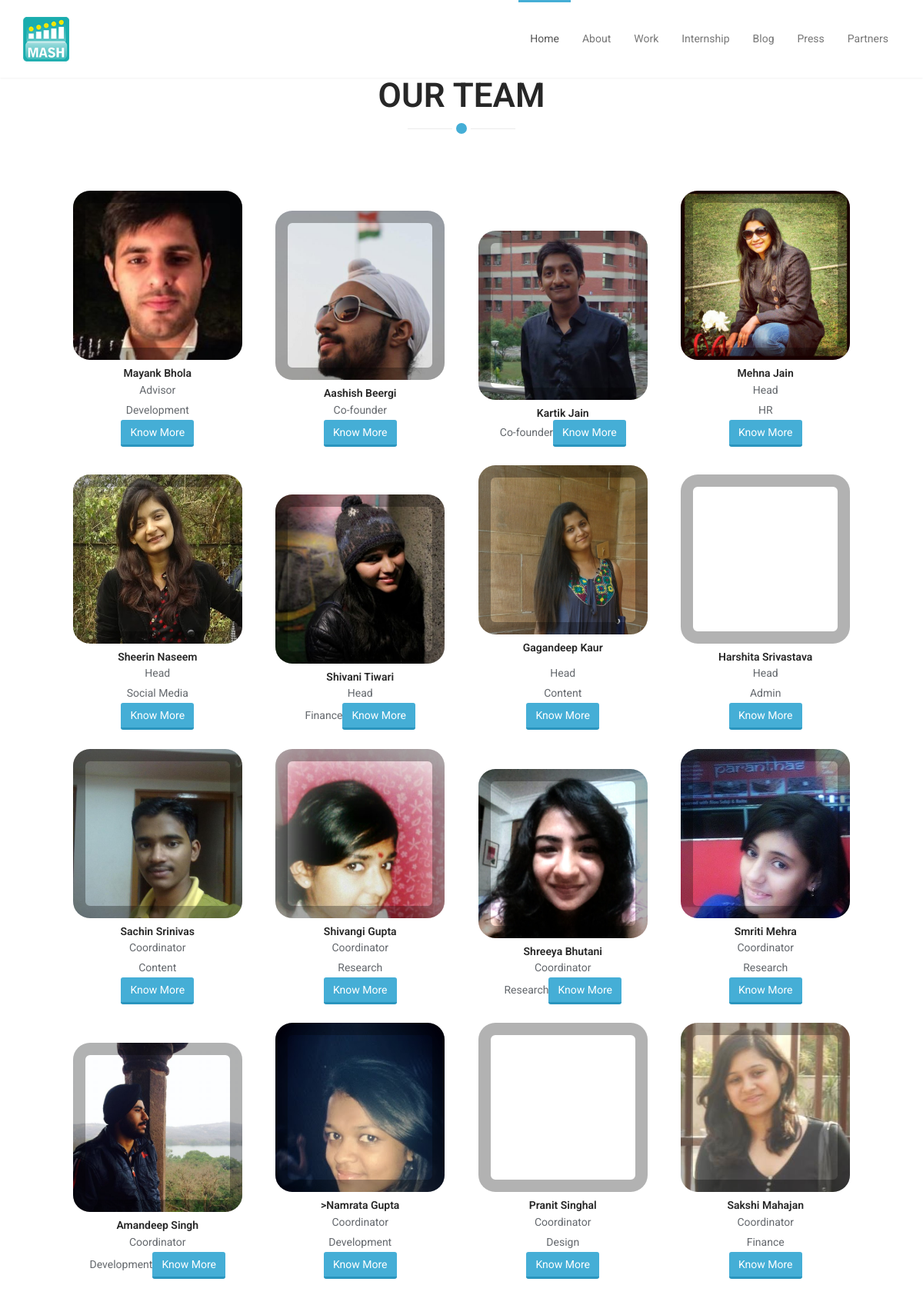
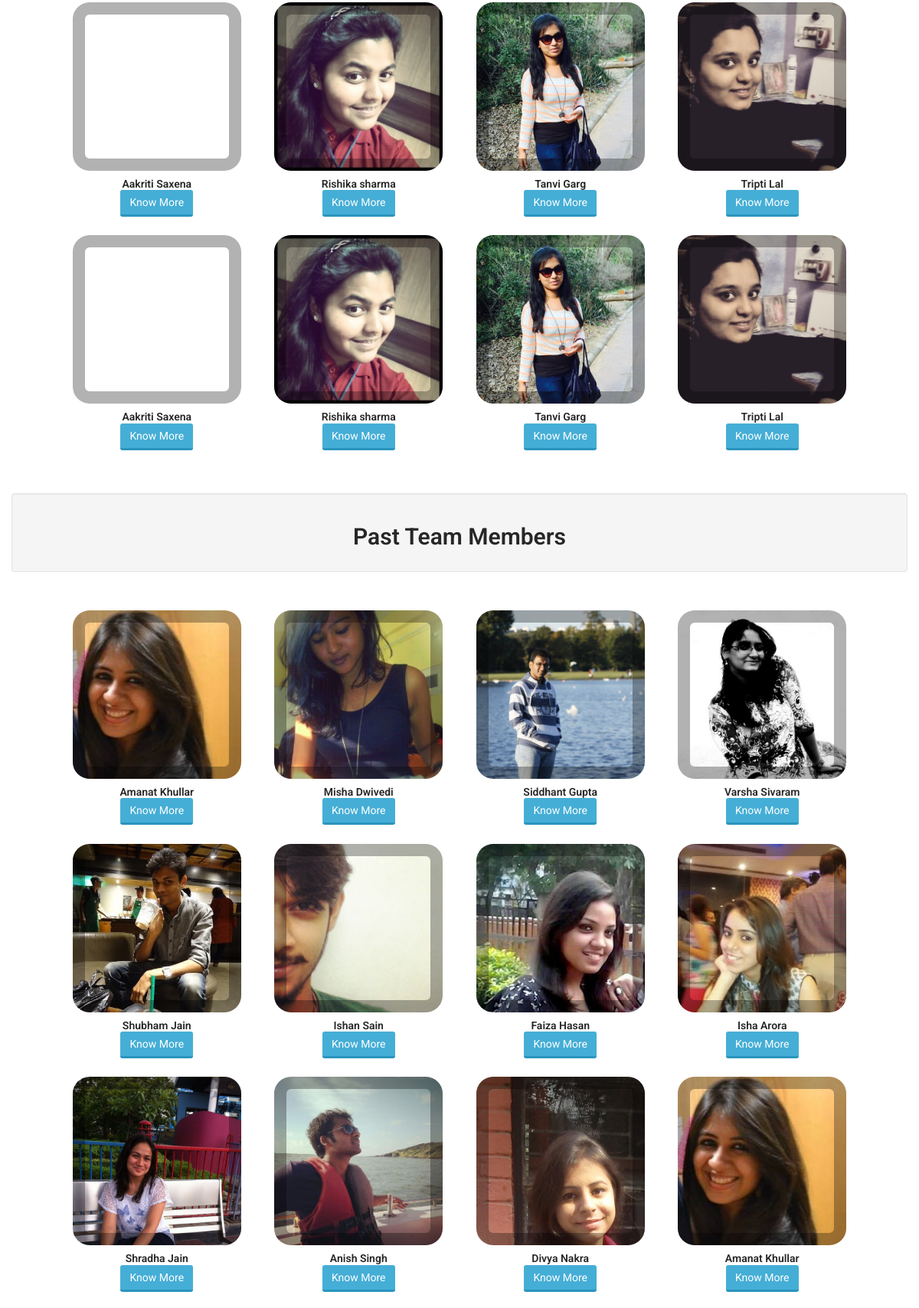
Page /pages/team/team (upper part) on the committed database (2 pictures, top to bottom).
### tables this page shows
CREATE TABLE IF NOT EXISTS `team` (
`team_id` int(1) NOT NULL,
  `team_thumb` varchar(50) DEFAULT NULL,
  `team_name` varchar(50) NOT NULL,
  `team_designation` varchar(50) DEFAULT NULL,
  `team_status` varchar(100) NOT NULL,
  `team_desc` text,
  `team_link` varchar(150) DEFAULT NULL,
  `team_doj` date DEFAULT NULL,
  `team_doc` date DEFAULT NULL,
  `team_css` varchar(200) NOT NULL,
  `team_br` tinyint(1) NOT NULL DEFAULT '0'
);

### application/controllers/pages.php (called while the page is built, shortened)
<?php
class Pages extends CI_Controller {
	function __construct(){
			$this->load->helper('url');
			$this->load->model('press_model');
			$this->load->model('con_model');
			$this->load->model('team_model');
			$this->load->model('project_model');
			$this->load->model('event_model');
			$this->load->model('partner_model');
		}
	public function team ( $page= 'team')
	{
		$this->load->helper('url');
		$data['results_team'] = $this->team_model->get_team();
		$data['results_team_present'] = $this->team_model->get_team_present();
		$data['results_team_past'] = $this->team_model->get_team_past();
		$data['title'] = "Mash Project";
		$this->load->view('templates/header.php',$data);
		$this->load->view('templates/nav.php',$data);
		$this->load->view('pages/'.$page.'.php');
		$this->load->view('templates/footer.php',$data);
	}
}
?>

### index.php (called while the page is built, shortened)
<?php
require_once BASEPATH.'core/CodeIgniter.php';

### application/models/team_model.php (called while the page is built, shortened)
<?php
	class Team_model extends CI_Model {
		public function get_team($limit =false){
			$query = $this->db->get('team',$limit);
			return $query->result_array();
		}
		public function get_team_present(){
			$condition = "team_status =" . "'" . "present" . "'";
			$this->db->select('*');
			$this->db->from('team');
			$this->db->where($condition);
			$query = $this->db->get();
			return $query->result_array();
		}
		public function get_team_past(){
			$condition = "team_status =" . "'" . "past" . "'";
			$this->db->select('*');
			$this->db->from('team');
			$this->db->where($condition);
			$query = $this->db->get();
			return $query->result_array();
		}
	}
?>

### application/views/templates/tmpl_team.php (the view, shortened to what this page needs)
<li>
    <div class="ch-item">
        <div class="ch-info">
            <div class="ch-info-front ch-<?= $team_css ?>"></div>
        </div>
    </div>
                <h5><?= $team_name ?></h5>
                <p><?= $team_designation ?><a href="<?= $team_link ?>" target="_blank" class="btn btn-primary">Know More</a></p>
</li>

### application/views/pages/team.php (shortened to what this page needs)
<div class="container-fluid" id="team">
     <div class="section-header">
                <h2 class="section-title text-center">Our Team</h2>
            </div>
<div class="container">
    <ul class="ch-grid">
    <?php
        foreach ($results_team_present as $item) :
                     extract($item);
                  include 'C:\xampp1\htdocs\mashproject\application\views\templates\tmpl_team.php';
            endforeach
    ?>
    </ul>
</div>
</div><br><br>
<div class="container-fluid" id="team">
    <div class="text-center well">
                <h2 class="section-head">Past Team Members</h2>
    </div>
<div class="container">
    <ul class="ch-grid">
             <?php
        foreach ($results_team_past as $item) :
                     extract($item);
                  include 'C:\xampp1\htdocs\mashproject\application\views\templates\tmpl_team.php';
            endforeach
            ?>
     </ul>
    </div>
</div><br>

### rows in the picture
team: shows a picture, team_name "Mayank Bhola", team_designation "Advisor Development"
team: shows a picture, team_name "Aashish Beergi", team_designation "Co-founder"
team: shows a picture, team_name "Kartik Jain", team_designation "Co-founder"
team: shows a picture, team_name "Mehna Jain", team_designation "Head HR"
team: shows a picture, team_name "Sheerin Naseem", team_designation "Head Social Media"
team: shows a picture, team_name "Shivani Tiwari", team_designation "Head Finance"
team: shows a picture, team_name "Gagandeep Kaur", team_designation "Head Content"
team: team_name "Harshita Srivastava", team_designation "Head Admin"
team: shows a picture, team_name "Sachin Srinivas", team_designation "Coordinator Content"
team: shows a picture, team_name "Shivangi Gupta", team_designation "Coordinator Research"
team: shows a picture, team_name "Shreeya Bhutani", team_designation "Coordinator Research"
team: shows a picture, team_name "Smriti Mehra", team_designation "Coordinator Research"
team: shows a picture, team_name "Amandeep Singh", team_designation "Coordinator Development"
team: shows a picture, team_name ">Namrata Gupta", team_designation "Coordinator Development"
team: team_name "Pranit Singhal", team_designation "Coordinator Design"
team: shows a picture, team_name "Sakshi Mahajan", team_designation "Coordinator Finance"
team: team_name "Aakriti Saxena"
team: team_name "Rishika sharma"
team: team_name "Tanvi Garg"
team: team_name "Tripti Lal"
team: team_name "Aakriti Saxena"
team: team_name "Rishika sharma"
team: team_name "Tanvi Garg"
team: team_name "Tripti Lal"
team: team_name "Amanat Khullar"
team: shows a picture, team_name "Misha Dwivedi"
team: shows a picture, team_name "Siddhant Gupta"
team: shows a picture, team_name "Varsha Sivaram"
team: shows a picture, team_name "Shubham Jain"
team: shows a picture, team_name "Ishan Sain"
team: shows a picture, team_name "Faiza Hasan"
team: shows a picture, team_name "Isha Arora"
team: shows a picture, team_name "Shradha Jain"
team: shows a picture, team_name "Anish Singh"
team: shows a picture, team_name "Divya Nakra"
team: team_name "Amanat Khullar"
